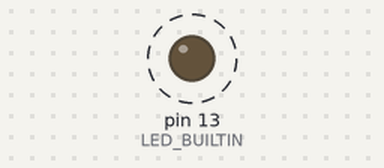
The sketch below on a simulated Arduino Uno, built with avr-gcc and run on an emulated ATmega328P. On the bench: output pins drawn as LEDs (lit = HIGH). Dashed ring = blinking. What the sketch prints to the serial monitor is not drawn.

Above: at 0.2 s.
Timing chart, 0 to 3.0 s (numbered marks = the images above):
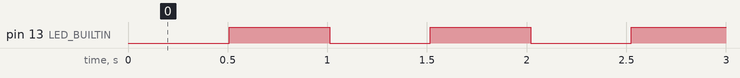

The sketch:

8_blink_non-blocking.ino
```cpp
// Non-blocking version of blink
// Prints to serial monitor while blinking

int loop_counter;

unsigned long time_now;
unsigned long timer_mark;
unsigned long timer_interval = 500;

boolean led_state;

void setup() {
  // initialize digital pin LED_BUILTIN as an output.
  pinMode(LED_BUILTIN, OUTPUT);

  Serial.begin(9600);
}


void loop() {

  // timer controlled blinking
  if (timerElapsed()) {
    if (led_state == 0) {
      digitalWrite(LED_BUILTIN, HIGH);
      led_state = 1;
    } else {
      digitalWrite(LED_BUILTIN, LOW);
      led_state = 0;
    }
  }

  loop_counter++;

  Serial.println(loop_counter);
}


boolean timerElapsed() {

  // what time is it now?
  // Ie. how many milliseconds have elapsed since boot up?
  time_now = millis();

  // example :
  // timer_mark = 2000 ms (event started 2sec ago)
  // timer_interval = 500 ms (0,5sec blink interval)
  // returns true at 2501 ms (>2500)

  // has the interval duration since last time mark elasped?
  if (time_now > timer_mark + timer_interval) {
    timer_mark = time_now;  // yes, store new time mark and return true value
    return true;
  } else {                  // no, return false value
    return false;
  }

}
```

Measured:
- by itself, pin 13 (LED_BUILTIN): alternates HIGH for 0.50 s and LOW for 0.50 s
